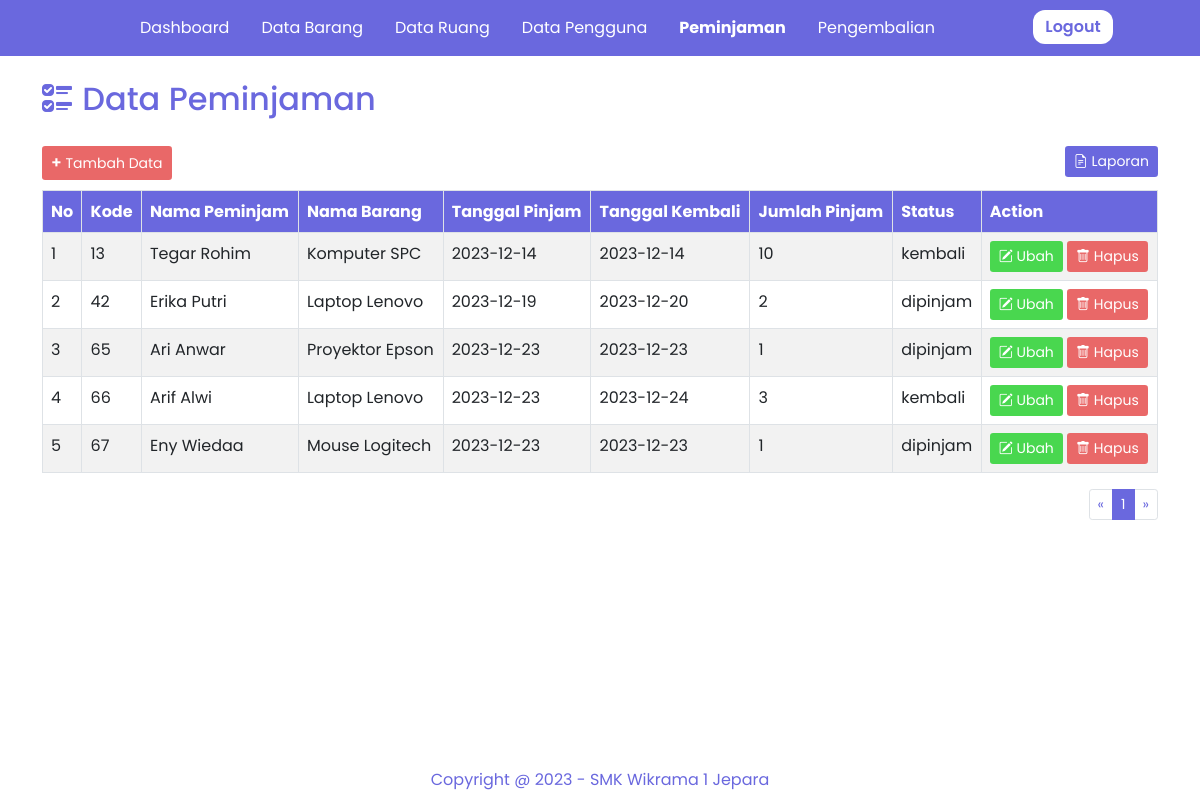
Page /peminjaman.php (signed in) on the committed database.
### tables this page shows
CREATE TABLE `tb_peminjaman` (
  `kode_peminjaman` int(11) NOT NULL,
  `id_pengguna` int(11) NOT NULL,
  `kode_barang` int(11) NOT NULL,
  `tanggal_peminjaman` date NOT NULL,
  `tanggal_kembali` date NOT NULL,
  `jumlah_pinjam` int(11) NOT NULL,
  `status_peminjaman` enum('dipinjam','kembali','','') NOT NULL
);

CREATE TABLE `tb_pengguna` (
  `id_pengguna` int(11) NOT NULL,
  `nama_pengguna` varchar(100) NOT NULL,
  `jenis_kelamin` enum('Laki-laki','Perempuan','','') NOT NULL,
  `no_hp` varchar(12) NOT NULL,
  `status_pengguna` enum('Siswa','Guru','Karyawan') NOT NULL
);

CREATE TABLE `tb_barang` (
  `kode_barang` int(11) NOT NULL,
  `kode_ruang` int(11) NOT NULL,
  `nama_barang` varchar(100) NOT NULL,
  `jenis_barang` varchar(100) NOT NULL,
  `kondisi_barang` enum('Baik','Rusak','','') NOT NULL,
  `jumlah` int(11) NOT NULL
);

### peminjaman.php (the view, shortened to what this page needs)
<html>
<head>
	<link href="https://cdn.jsdelivr.net/npm/bootstrap@5.0.2/dist/css/bootstrap.min.css" rel="stylesheet">
	<link rel="stylesheet" type="text/css" href="assets/css/style.css">
   <link rel="stylesheet" href="https://cdn.jsdelivr.net/npm/bootstrap-icons@1.5.0/font/bootstrap-icons.css">
  <link rel="stylesheet" href="https://cdn.jsdelivr.net/npm/sweetalert2@11.0.16/dist/sweetalert2.min.css">
</head>
<body>
	<nav class="navbar navbar-expand-lg ">
  <div class="container">
    <div class="collapse navbar-collapse" id="navbarNav">
      <ul class="navbar-nav mx-auto">
        <li class="nav-item mx-2">
          <a class="nav-link " aria-current="page" href="dashboard.php">Dashboard</a>
        </li>
        <li class="nav-item mx-2">
          <a class="nav-link " aria-current="page" href="barang.php">Data Barang</a>
        </li>
        <li class="nav-item mx-2">
          <a class="nav-link " href="ruang.php">Data Ruang</a>
        </li>
        <li class="nav-item mx-2">
          <a class="nav-link " href="pengguna.php">Data Pengguna</a>
        </li>
        <li class="nav-item mx-2">
          <a class="nav-link active" href="peminjaman.php">Peminjaman</a>
        </li>
        <li class="nav-item mx-2">
          <a class="nav-link " href="pengembalian.php">Pengembalian</a>
        </li>
      </ul>
      <div>
      	<a href="logout.php"><button class="button-keluar">Logout</button></a>
      </div>
    </div>
  </div>
</nav>
<section id="hero" style="height: 100%;">
	<div class="container mt-4">
		<div class="row mt-4">
			<h2 class="dashboard"><i class="bi bi-ui-checks"></i> Data Peminjaman</h2>
			<div class="table-responsive">
        <div class="d-flex justify-content-between">
          <button type="button" class="btn btn-sm button-tambah" data-bs-toggle="modal" data-bs-target="#tambah_Peminjaman"><span class="t-tambah">+</span> Tambah Data</button>
          <a href="laporan_peminjaman.php">
            <button type="button" class="btn btn-sm button-tambah button-laporan"><i class="bi bi-file-earmark-text"></i> Laporan</button>
          </a>
        </div>
          <table class="table table-bordered table-striped table-hover">
            <thead class="custom-table-dark">
              <tr>
                <th>No</th>
                <th>Kode</th>
                <th>Nama Peminjam</th>
                <th>Nama Barang</th>
                <th>Tanggal Pinjam</th>
                <th>Tanggal Kembali</th>
                <th>Jumlah Pinjam</th>
                <th>Status</th>
                <th>Action</th>
              </tr>
            </thead>
            <tbody>
            <?php
              require "koneksi.php";
              $limit = 5;
              $page = isset($_GET['page']) ? max(1, intval($_GET['page'])) : 1;
              $skip = ($page - 1) * $limit;
              $sql = "SELECT * FROM tb_peminjaman
              INNER JOIN tb_pengguna ON tb_peminjaman.id_pengguna = tb_pengguna.id_pengguna
              INNER JOIN tb_barang ON tb_peminjaman.kode_barang = tb_barang.kode_barang
               LIMIT $skip, $limit";
              $result = $mysqli->query($sql);
              $no = ($page - 1) * $limit + 1;
              if($result->num_rows > 0) :
              while($row = $result->fetch_assoc()) :
            ?>
                  <tr>
                    <td><?= $no++; ?></td>
                    <td><?= $row["kode_peminjaman"] ?></td>
                    <td><?= $row["nama_pengguna"] ?></td>
                    <td><?= $row["nama_barang"] ?></td>
                    <td><?= $row["tanggal_peminjaman"] ?></td>
                    <td><?= $row["tanggal_kembali"] ?></td>
                    <td><?= $row["jumlah_pinjam"] ?></td>
                    <td><?= $row["status_peminjaman"] ?></td>
                    <td>
                      <a href="#" class="btn btn-hijau btn-sm" data-bs-toggle="modal" data-bs-target="#edit_Peminjaman<?= $row['kode_peminjaman'] ?>"><i class="bi bi-pencil-square"></i> Ubah</a>
                      <a href="crud_peminjaman.php?id=<?= $row['kode_peminjaman'] ?>" class="btn btn-merah btn-sm delete"><i class="bi bi-trash"></i> Hapus</a>
                    </td>
                  </tr>
              <?php
                endwhile;
               endif;
             ?>
            </tbody>
          </table>
      </div>
		</div>
        <?php
        $query = "SELECT COUNT(kode_peminjaman) AS total_rows FROM tb_peminjaman";
            $result1 = $mysqli->query($query);
            if ($result1) {
                $totalRows = $result1->fetch_assoc()['total_rows'];
            } else {
                $totalRows = 0;
            }
        $totalPages = ceil($totalRows / $limit);
          echo '<nav aria-label="Halaman Navigasi">';
          echo '<ul class="pagination pagination-sm justify-content-end">';
          echo '<li class="page-item ' . ($page <= 1 ? 'disabled' : '') . '">';
          echo '<a class="page-link" href="?page=' . ($page - 1) . '" tabindex="-1" aria-disabled="true">&laquo</a>';
          echo '</li>';
          for ($i = 1; $i <= $totalPages; $i++) {
              echo '<li class="page-item ' . ($page == $i ? 'active' : '') . '"><a class="page-link" href="?page=' . $i . '">' . $i . '</a></li>';
          }
          echo '<li class="page-item ' . ($page >= $totalPages ? 'disabled' : '') . '">';
          echo '<a class="page-link" href="?page=' . ($page + 1) . '" >&raquo</a>';
          echo '</li>';
          echo '</ul>';
          echo '</nav>';
        ?>
	   </div>
</section>
<footer class="footer-barang">
		<p class="mt-2">Copyright @ 2023 - SMK Wikrama 1 Jepara</p>
</footer>
</body>
</html>

### assets/css/style.css (style rules this page uses)
body { font-family: 'Poppins', sans-serif; display: flex; flex-direction: column; min-height: 100vh; margin: 0; }
.navbar { background-color: #6A68DE; }
.nav-link.active { font-size: 16px; font-weight: 700; }
.nav-link { font-size: 16px; font-weight: 400; color: #FFFFFF; }
#hero { width: 100%; flex: 1; }
footer { background-color: #6A68DE; color: #FFFFFF; text-align: center; height: 50px; margin-top: 29px; }
.button-keluar { margin-top: -2px; color: #6A68DE; background-color: #FFFFFF; border: none; border-radius: 12px; padding: 5px; width: 80px; margin-right: 45px; font-weight: 600; }
.dashboard { color: #6A68DE; }
.footer-barang { background-color: #FFFFFF; text-align: center; padding: 10px; position: sticky; bottom: 0; width: 100%; color: #6A68DE; }
.button-tambah { margin-top: 20px; margin-bottom: 10px; background-color: #E96868; color: #FFFFFF; font-size: 14px; }
.t-tambah { font-size: 16px; font-weight: 600; }
.btn-hijau { background-color: #49D74F; color: #FFFFFF; }
.btn-merah { background-color: #E96868; color: #FFFFFF; }
.button-laporan { background-color: #6A68DE; color: #FFFFFF; }
.custom-table-dark { background-color: #6A68DE; color: white; }
.pagination .page-item.active .page-link { background-color: #6A68DE; border-color: #6A68DE; color: #fff; }
.pagination .page-link { color: #6A68DE; }
.pagination .page-item.disabled .page-link { color: #6A68DE; }

### rows in the picture
tb_peminjaman: kode_peminjaman "13", id_pengguna.nama_pengguna "Tegar Rohim", kode_barang.nama_barang "Komputer SPC", tanggal_peminjaman "2023-12-14", tanggal_kembali "2023-12-14", jumlah_pinjam "10", status_peminjaman "kembali"
tb_peminjaman: kode_peminjaman "42", id_pengguna.nama_pengguna "Erika Putri", kode_barang.nama_barang "Laptop Lenovo", tanggal_peminjaman "2023-12-19", tanggal_kembali "2023-12-20", jumlah_pinjam "2", status_peminjaman "dipinjam"
tb_peminjaman: kode_peminjaman "65", id_pengguna.nama_pengguna "Ari Anwar", kode_barang.nama_barang "Proyektor Epson", tanggal_peminjaman "2023-12-23", tanggal_kembali "2023-12-23", jumlah_pinjam "1", status_peminjaman "dipinjam"
tb_peminjaman: kode_peminjaman "66", id_pengguna.nama_pengguna "Arif Alwi", kode_barang.nama_barang "Laptop Lenovo", tanggal_peminjaman "2023-12-23", tanggal_kembali "2023-12-24", jumlah_pinjam "3", status_peminjaman "kembali"
tb_peminjaman: kode_peminjaman "67", id_pengguna.nama_pengguna "Eny Wiedaa", kode_barang.nama_barang "Mouse Logitech", tanggal_peminjaman "2023-12-23", tanggal_kembali "2023-12-23", jumlah_pinjam "1", status_peminjaman "dipinjam"
